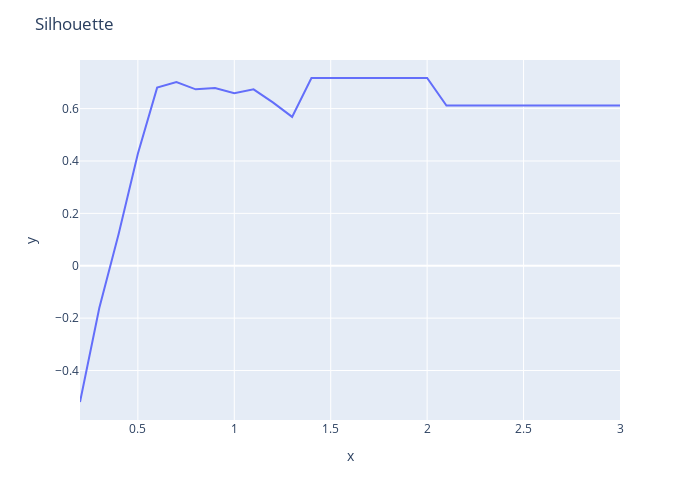

Source (notebook cell):
### Code cell
#Diagramme de la silhouette
fig14 = px.line( x = eps_range, y=silhouette, width = 700, height = 500 )
fig14.update_layout (  title = 'Silhouette' )
fig14.show()

### Figure 1 — Plotly figure (JSON) as saved in the notebook; plotly's stock layout.template omitted (floating-point values rounded to 4 significant figures)
{"data": [{"hovertemplate": "x=%{x}<br>y=%{y}<extra></extra>", "legendgroup": "", "line": {"color": "#636efa", "dash": "solid"}, "marker": {"symbol": "circle"}, "mode": "lines", "name": "", "orientation": "v", "showlegend": false, "type": "scatter", "x": [0.2, 0.3, 0.4, 0.5, 0.6, 0.7, 0.8, 0.9, 1.0, 1.1, 1.2, 1.3, 1.4, 1.5, 1.6, 1.7, 1.8, 1.9, 2.0, 2.1, 2.2, 2.3, 2.4, 2.5, 2.6, 2.7, 2.8, 2.9, 3.0], "xaxis": "x", "y": [-0.5202, -0.1617, 0.1202, 0.428, 0.6801, 0.701, 0.6735, 0.6788, 0.6592, 0.6734, 0.6237, 0.5685, 0.7169, 0.7169, 0.7169, 0.7169, 0.7169, 0.7169, 0.7169, 0.6118, 0.6118, 0.6118, 0.6118, 0.6118, 0.6118, 0.6118, 0.6118, 0.6118, 0.6118], "yaxis": "y"}], "layout": {"height": 500, "legend": {"tracegroupgap": 0}, "margin": {"t": 60}, "title": {"text": "Silhouette"}, "width": 700, "xaxis": {"anchor": "y", "domain": [0, 1], "title": {"text": "x"}}, "yaxis": {"anchor": "x", "domain": [0, 1], "title": {"text": "y"}}}}
